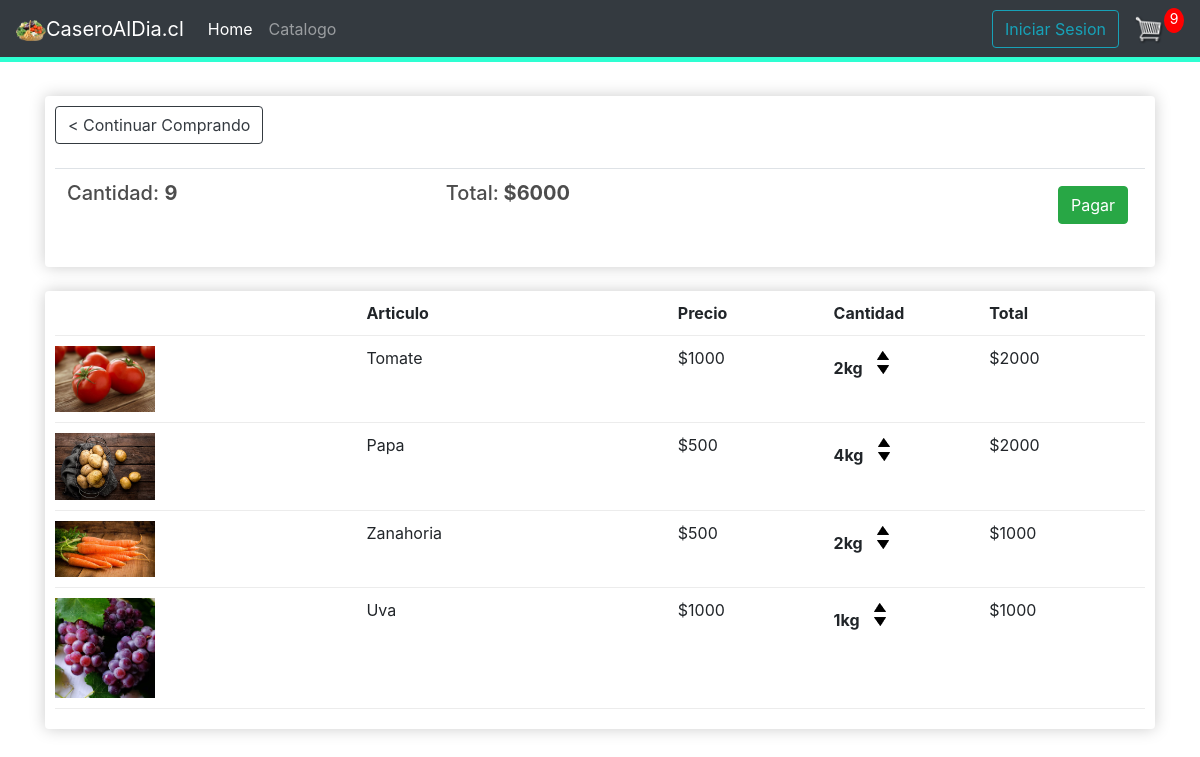
The app's page /cart/ (signed in) with its own data.
### store/models.py (models this page shows, shortened)
class Order(models.Model):
    customer=models.ForeignKey(Customer, on_delete=models.SET_NULL, null=True, blank=True)
    date_ordered= models.DateTimeField(auto_now_add=True)
    complete=models.BooleanField(default=False)
    transaction_id=models.CharField(max_length=100, null=True)
    @property
    def get_cart_total(self):
        orderitems=self.orderitem_set.all()
        total=sum([item.get_total for item in orderitems])
        return total
    @property
    def get_cart_items(self):
        orderitems=self.orderitem_set.all()
        total=sum([item.quantity for item in orderitems])
        return total

class OrderItem(models.Model):
    product=models.ForeignKey(Product, on_delete=models.SET_NULL, null=True)
    order=models.ForeignKey(Order, on_delete=models.SET_NULL, null=True)
    quantity=models.IntegerField(default=0, null=True, blank=True)
    date_added=models.DateTimeField(auto_now_add=True)
    @property
    def get_total(self):
        total=self.product.price * self.quantity
        return total

class Product(models.Model):
    name=models.CharField(max_length=200)
    price=models.FloatField()
    image=models.ImageField(null=True, blank=True)
    @property
    def imageURL(self):
        try:
            url=self.image.url
        except:
            url=''
        return url

### store/views.py (the view)
# urls.py: path('cart/', views.cart, name="cart"),
def cart(request):
    if request.user.is_authenticated:
        customer = request.user.customer
        order, created= Order.objects.get_or_create(customer=customer, complete=False)
        items=order.orderitem_set.all()
        cartItems=order.get_cart_items
    else:
        items=[]
        order = {'get_cart_total':0, 'get_cart_items':0}
        cartItems=order['get_cart_items']
    context = {'items':items, 'order':order, 'cartItems':cartItems}
    return render(request, 'store/cart.html', context)

### store/templates/store/cart.html
{% extends 'store/main.html' %}
{% load static %}
{% block content %}
    <div class="row">
        <div class="col-lg-12">
            <div class="box-element">
                <a  class="btn btn-outline-dark" href="{% url 'store' %}">&#60; Continuar Comprando</a>
                <br>
                <br>
                <table class="table">
                    <tr>
                        <th><h5>Cantidad: <strong>{{order.get_cart_items}}</strong></h5></th>
                        <th><h5>Total:<strong> ${{order.get_cart_total|floatformat:0}}</strong></h5></th>
                        <th>
                            <a style="float:right; margin:5px;" class="btn btn-success" href="{% url 'checkout' %}">Pagar</a>
                        </th>
                    </tr>
                </table>
            </div>
            <br>
            <div class="box-element">
                <div class="cart-row">
                    <div style="flex:2"></div>
                    <div style="flex:2"><strong>Articulo</strong></div>
                    <div style="flex:1"><strong>Precio</strong></div>
                    <div style="flex:1"><strong>Cantidad</strong></div>
                    <div style="flex:1"><strong>Total</strong></div>
                </div>
                {% for item in items %}
                <div class="cart-row">
                    <div style="flex:2"><img class="row-image" src="{{item.product.imageURL}}"></div>
                    <div style="flex:2"><p>{{item.product.name}}</p></div>
                    <div style="flex:1"><p>${{item.product.price|floatformat:0}}</p></div>
                    <div style="flex:1">
                        <p class="quantity">{{item.quantity}}kg</p>
                        <div class="quantity">
                            <img class="chg-quantity" src="{% static  'images/arrow-up.png' %}">
                            <img class="chg-quantity" src="{% static  'images/arrow-down.png' %}">
                        </div>
                    </div>
                    <div style="flex:1"><p>${{item.get_total|floatformat:0}}</p></div>
                </div>
                {% endfor %}
            </div>
        </div>
    </div>
{% endblock content %}

### static/css/main.css (style rules this page uses)
body { background-color: hsl(0, 0%, 98%); }
h1,h2,h3,h4,h5,h6 { color:hsl(0, 0%, 30%); }
.box-element { box-shadow:hsl(0, 0%, 80%) 0 0 16px; background-color: #fff; border-radius: 4px; padding: 10px; }
.col-lg-4, .col-lg-6, .col-lg-8, .col-lg-12 { margin-top: 10px; }
.btn { border-radius: 0; }
.row-image { width: 100px; }
.cart-row { display: flex; align-items: flex-stretch; padding-bottom: 10px; margin-bottom: 10px; border-bottom: 1px solid #ececec; }
.quantity { display: inline-block; font-weight: 700; padding-right:10px; }
.chg-quantity { width: 12px; cursor: pointer; display: block; margin-top: 5px; transition:.1s; }

### store/templates/store/main.html (style rules this page uses)
body { background-image: url("https://image.freepik.com/vector-gratis/patron-fisuras-petalos-sobre-fondo-gris_53876-61842.jpg"); background-color: #cccccc; }

### records on screen
Order: get_cart_items "9", get_cart_total "6000"
OrderItem: product.imageURL (picture), product.name "Tomate", product.price "1000", quantity "2", get_total "2000"
OrderItem: product.imageURL (picture), product.name "Papa", product.price "500", quantity "4", get_total "2000"
OrderItem: product.imageURL (picture), product.name "Zanahoria", product.price "500", quantity "2", get_total "1000"
OrderItem: product.imageURL (picture), product.name "Uva", product.price "1000", quantity "1", get_total "1000"

### other values on screen
{{ cartItems }} "9"
